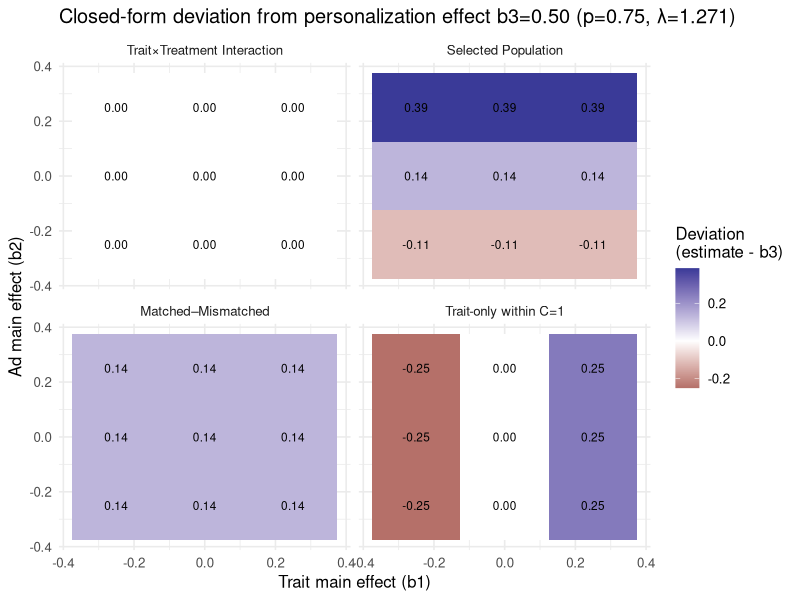

The R script that drew this image:
# Closed-form counterparts to the simulation in design_simulations.Rmd
# DGP: y = b0 + b1*T + b2*C + b3*T*C + e, T ~ N(0,1), C in {0,1} randomized, e ~ N(0,1)
# Designs:
#  1) TraitxTreatment (correct estimand): E[hat] = b3
#  2) Selected-population (T > qnorm(p)):  E[hat] = b2 + b3 * lambda_p
#  3) Matched–mismatched (T>qnorm(p) vs T<=-qnorm(p)): E[hat] = b3 * lambda_p
#  4) Trait-only within C=1: E[hat] = b1 + b3
# where lambda_p = phi(qnorm(p)) / (1 - Phi(qnorm(p))) is the upper-tail truncated-normal mean.

# Clear workspace and load required packages
rm(list = objects())
library(dplyr)
library(tidyr)
library(ggplot2)

# Upper-tail truncated-normal mean lambda_p for T ~ N(0,1) and threshold at qnorm(p)
lambda_upper <- function(p) {
  if (!is.numeric(p) || any(p <= 0.5 | p >= 1)) {
    stop("p must be in (0.5, 1); e.g., 0.75 for top quartile.")
  }
  c <- qnorm(p)
  dnorm(c) / (1 - p)
}

# Closed-form expectations for each design
design_estimates <- function(b0, b1, b2, b3, p = 0.75) {
  lam <- lambda_upper(p)
  
  tibble::tibble(
    design = c(
      "Trait×Treatment Interaction",
      "Selected Population",
      "Matched–Mismatched",
      "Trait-only within C=1"
    ),
    estimate = c(
      b3,
      b2 + b3 * lam,
      b3 * lam,
      b1 + b3
    ),
    deviation_from_b3 = estimate - b3
  )
}

# Grid over b1 and b2 (b0 drops out of all expressions)
closed_form_grid <- function(b1_vals, b2_vals, b3, p = 0.75) {
  tidyr::expand_grid(b1 = b1_vals, b2 = b2_vals) %>%
    rowwise() %>%
    do({
      b1 <- .$b1
      b2 <- .$b2
      design_estimates(b0 = 0, b1 = b1, b2 = b2, b3 = b3, p = p) %>%
        mutate(b1 = b1, b2 = b2)
    }) %>%
    ungroup()
}

# Parameters
b3 <- 0.5
p <- 0.75
b1_vals <- c(-0.25, 0, 0.25)
b2_vals <- c(-0.25, 0, 0.25)

# Table of closed-form results
results <- closed_form_grid(b1_vals, b2_vals, b3, p)
print(results)

# Mean absolute deviation from b3 per design (over the b1,b2 grid)
mad_table <- results %>%
  group_by(design) %>%
  summarise(mean_abs_deviation = mean(abs(deviation_from_b3)), .groups = "drop")

cat("\nMean absolute deviation from b3 (over the grid):\n")
print(mad_table)

# 2x2 heatmaps of deviation_from_b3 across (b1,b2)
gg <- results %>%
  mutate(design = factor(
    design,
    levels = c(
      "Trait×Treatment Interaction",
      "Selected Population",
      "Matched–Mismatched",
      "Trait-only within C=1"
    )
  )) %>%
  ggplot(aes(x = b1, y = b2, fill = deviation_from_b3)) +
  geom_tile() +
  geom_text(aes(label = sprintf("%.2f", deviation_from_b3)), size = 3) +
  scale_fill_gradient2(
    name = "Deviation\n(estimate - b3)",
    limits = NULL
  ) +
  facet_wrap(~design, ncol = 2) +
  labs(
    x = "Trait main effect (b1)",
    y = "Ad main effect (b2)",
    title = sprintf(
      "Closed-form deviation from personalization effect b3=%.2f (p=%.2f, λ=%.3f)",
      b3, p, lambda_upper(p)
    )
  ) +
  theme_minimal(base_size = 12)

print(gg)

# Note: When b1=0, design 4 coincides with b3; when b2=0, design 2 reduces to b3*lam.
# These equalities are by construction (estimand mismatch, not sampling error).
